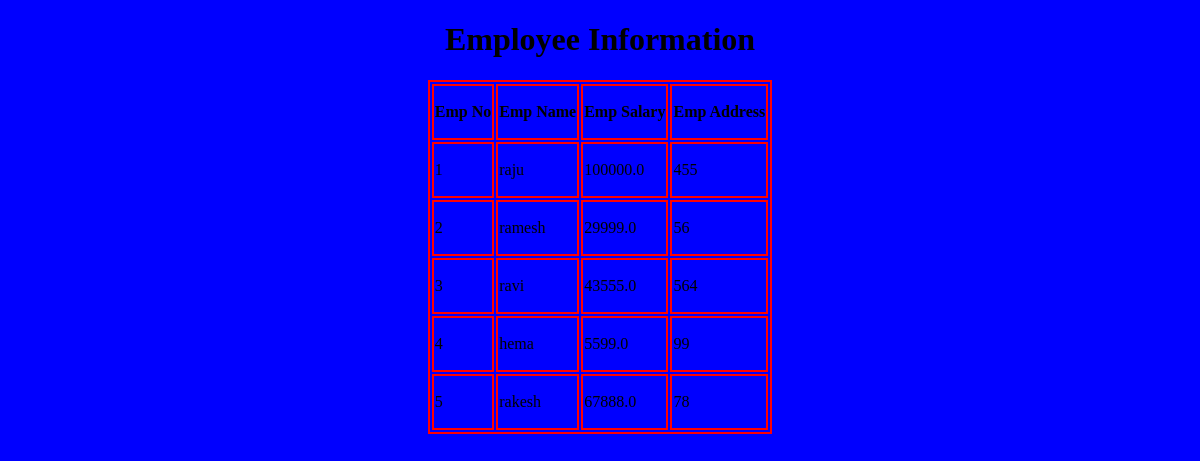
Page /empview/ on the committed database.
### firstapp/models.py (models this page shows, shortened)
class Employee(models.Model):
    eno=models.IntegerField()
    ename=models.CharField(max_length=30)
    esal=models.FloatField()
    eaddr=models.IntegerField(max_length=30)

### firstapp/views.py (the view)
# urls.py: url(r'^empview/', views.empview),
def empview(request):
    emp_list=Employee.objects.all()
    my_dict={"emp_list":emp_list}
    return render(request,"firstapp/home.html",context=my_dict)

### templates/firstapp/home.html (shortened to what this page needs)
<!DOCTYPE html>
{%load staticfiles%}
<html lang="en" dir="ltr">
  <head>
    <link rel="stylesheet" href="{%static "css/home.css"%}">
  </head>
  <body>
    <h1>Employee Information</h1>
    {%if emp_list %}
    <table>
      <thead>
        <th>Emp No</th>
        <th>Emp Name</th>
        <th>Emp Salary</th>
        <th>Emp Address</th>
        </thead>
        {% for emp in emp_list %}
         <tr>
           <td>{{emp.eno}}</td>
           <td>{{emp.ename}}</td>
           <td>{{emp.esal}}</td>
           <td>{{emp.eaddr}}</td>
           </tr>
        {% endfor %}
        </table>
        {%else%}
        <p>No employees found</p>
      {% endif %}
  </body>
</html>

### static/css/home.css (style rules this page uses)
body { background:blue }
th,td,table { border:2px solid red; margin:auto; }
td { height:50px; weight:250px; }
th { height:50px; weight:250px; }
h1 { text-align: center; }

### rows in the picture
Employee: eno "1", ename "raju", esal "100000.0", eaddr "455"
Employee: eno "2", ename "ramesh", esal "29999.0", eaddr "56"
Employee: eno "3", ename "ravi", esal "43555.0", eaddr "564"
Employee: eno "4", ename "hema", esal "5599.0", eaddr "99"
Employee: eno "5", ename "rakesh", esal "67888.0", eaddr "78"
